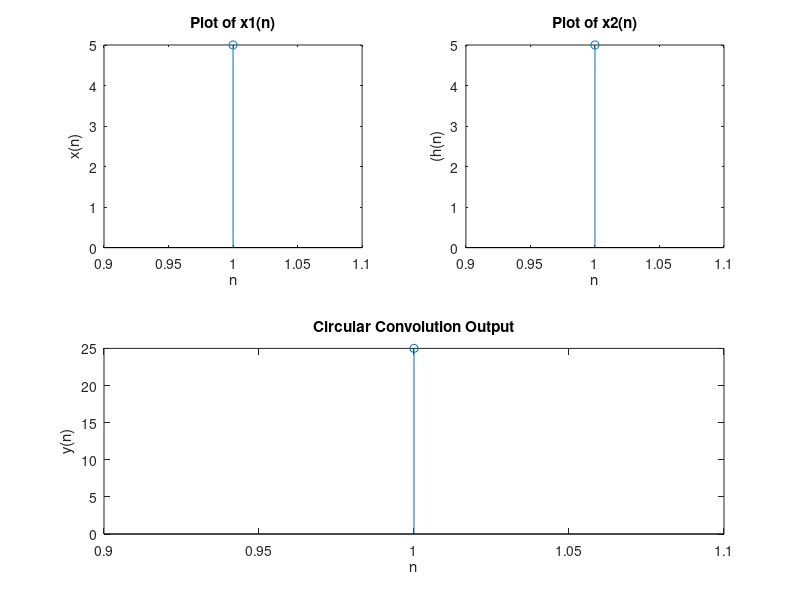

The MATLAB source for this figure:
clc;
clear all;
close all;
xn = input('enter the first sequence x(n) = ');
hn = input('enter the second sequence h(n) = '); 
l1 = length(xn); % length of first sequence 
l2 = length(hn); 
N = max(l1, l2); % length of output 
xn = [xn,zeros(1,N-l1)]; % add zeros to make length of xn and hn equal 
hn = [hn,zeros(1,N-l2)];

for n = 0:N-1;
    y(n+1) = 0;
    for k = 0:N-1;
        i = mod((n-k), N);
        if (i<0);
            i = i + N;
        end
        y(n+1) = y(n+1) + xn(k+1)* hn(i+1);
    end
end
disp('Circular Convolution = '); 
disp(y); % display output 

subplot(2,2,1); %Graphical display of first input sequence 
stem(xn); 
xlabel('n'); 
ylabel('x(n)'); 
title('Plot of x1(n)'); 

subplot(2,2,2); %Graphical display of second input sequence 
stem(hn); 
xlabel('n');
ylabel('(h(n)'); 
title('Plot of x2(n)'); 

subplot(2,1,2); %Graphical display of output sequence stem(y); 
stem(y);
xlabel('n'); 
ylabel('y(n)'); 
title('Circular Convolution Output');
        